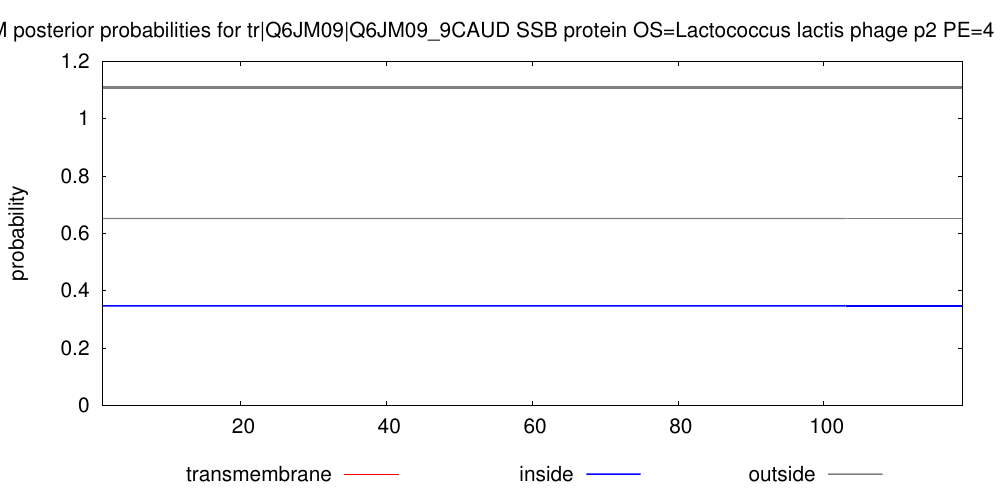

This figure's gnuplot source:
set arrow from 1,1.11 to 119,1.11 nohead lt 9 lw 10
set key below
set title "TMHMM posterior probabilities for tr|Q6JM09|Q6JM09_9CAUD SSB protein OS=Lactococcus lactis phage p2 PE=4 SV=2 ORF=34"
set yrange [0:1.2]
set size 2., 1.4
#set xlabel "position"
set ylabel "probability"
set xrange [1:119]
# Make the ps plot
set term postscript eps color solid "Helvetica" 30
set output "./TMHMM_9908/tr_Q6JM09_Q6JM09_9CAUD.eps"
plot "./TMHMM_9908/tr_Q6JM09_Q6JM09_9CAUD.plp" using 1:4 title "transmembrane" with impulses lt 1 lw 3, \
"" using 1:3 title "inside" with line lt 3 lw 4, \
"" using 1:5 title "outside" with line lt 9 lw 4
exit
